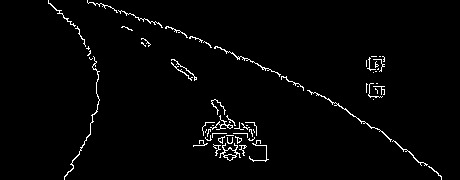
%> input picture ImageProcessing/edges.png, 460 x 180 px
$ octave LaneRANSAC.m   (GNU Octave 9; MATLAB toolbox functions it lacks are replaced by stand-ins)
%> lines starting %> are read from the running program, lines starting %| are printed output that depends on the picture; in (x1, y1, x2, y2) boxes, pixels count from 0 and x2, y2 are one past the last pixel; in counts of white or black regions, pixels touching at a corner belong together; the program's own positions count from 1
### Algorithms/PolynomialRANSAC.m
function Theta_result = PolynomialRANSAC(data, minInliers, errorThreshold, iterations)
%% Perform 5-point RANSAC
N = size(data,1);
Theta_best = [0,0,0];
Performance_best = 0;

for (n = 1:iterations)
% Step 1: Pick 5 random points
    r = ceil(rand(5,1)*N);
    points = data(r,:);
% Step 2: Estimate polynomial parameters based on these 5 points
    X = [points(:,1).^2, points(:,1), ones(5,1)];
    Y = points(:,2);
    X_inv = (X' * X)^-1 * X'; % compute psuedoinverse
    Theta = X_inv * Y; %  to find MSE estimate

% Step 3: Evaluate model parameters against the rest of the points in the dataset
    evalPoints = data;
    evalPoints(r,:) = []; % remove points used for estimation
    %modelEvalX = linspace(1,size(In,2),size(In,2))';
    modelEvalY = polyval(Theta', evalPoints(:,1));

    error = (modelEvalY - evalPoints(:,2)) .^ 2;

    inliers = [];
    for (i = 1:size(evalPoints,1))
        if (error(i) < errorThreshold)
            inliers = [inliers; evalPoints(i,:)];
        end
    end

% Step 4: Compare with previous results
    if (length(inliers) > minInliers)
        % We have a model which is likely a good match, now perform
        % parameter estimation with all points within inliner set and
        % the previous evaluation points
        points = [inliers; data(r,:)];
        X = [points(:,1).^2, points(:,1), ones(length(points),1)];
        Y = points(:,2);
        X_inv = (X' * X)^-1 * X'; % compute psuedoinverse
        Theta = X_inv * Y; %  to find MSE estimate

        % Calculate a total performance measure of how well this model fits
        % this point set (not the removed outliers)
        modelEvalY = polyval(Theta', points(:,1));
        error = (modelEvalY - points(:,2)) .^ 2;
        %performance = sum(1./error);
        performance = length(inliers);

        if (performance > Performance_best)
            Theta_best = Theta;
            Performance_best = performance;
% [10 lines of commented-out code are left out]
        end
    end
end

Theta_result = Theta_best;

### Algorithms/LaneRANSAC.m
In = imread('edges.png');
%> In is the input picture: size 180x460 uint8; 2.2% white in thin lines or dots, all inside (x1, y1, x2, y2) = (48, 0, 442, 180)
In(120:170,190:270) = 0;
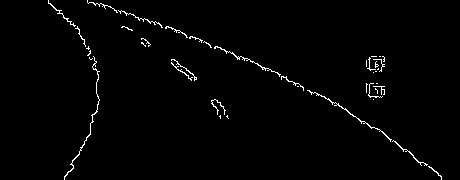
%> In: size 180x460 uint8; 1.5% white in thin lines or dots, all inside (x1, y1, x2, y2) = (48, 0, 442, 180)

%%
figure(1);
[Xpos Ypos] = meshgrid(1:size(In,2), 1:size(In,1));
Edges = find(In > 0);
%> Edges = 1240 values from 8641 to 79560
meas = [Xpos(Edges) Ypos(Edges)];
%> meas = 1240 rows, first 12: [49 1; 49 2; 49 3; 49 4; 50 4; 51 4; 51 5; 52 5; 52 6; 53 6; 53 7; 54 7]

plot(meas(:,1), -meas(:,2), '.')
axis equal;

TopLines = meas(find(meas(:,2) < 5),:);
%> TopLines = 21 rows, first 12: [49 1; 49 2; 49 3; 49 4; 50 4; 51 4; 88 1; 88 2; 88 3; 89 4; 90 3; 91 3]
TopCenter = (min(TopLines(:,1)) + max(TopLines(:,1))) / 2;
%> TopCenter = 75.5
Center = (min(meas(:,1)) + max(meas(:,1))) / 2;
%> Center = 245.5
BottomCenter = Center;
%> BottomCenter = 245.5
Mid = (TopCenter + BottomCenter) / 2;
%> Mid = 160.5

% Left side
measLeft = meas(find(meas(:,1) < Mid),:);
%> measLeft = 444 rows, first 12: [49 1; 49 2; 49 3; 49 4; 50 4; 51 4; 51 5; 52 5; 52 6; 53 6; 53 7; 54 7]

hold on;
plot(measLeft(:,1), -measLeft(:,2), 'r.')
hold off;
axis equal;

measRight = meas(find(meas(:,1) > Mid),:);
%> measRight = 796 rows, first 12: [161 25; 161 26; 162 26; 162 27; 162 28; 163 28; 166 28; 166 29; 167 27; 167 28; 167 29; 168 27]

hold on;
plot(measRight(:,1), -measRight(:,2), 'g.')
hold off;
axis equal;

%%
% [8 lines of commented-out code are left out]
axis equal;
xlim([0 460])
ylim([-180 0])
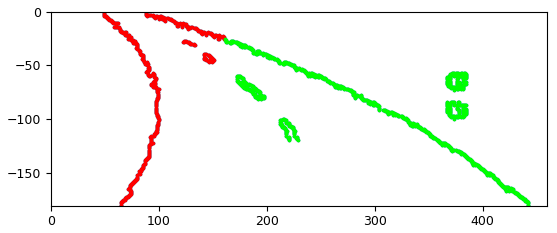
%> figure redrawn from the program's plot data

%% Perform RANSAC for estimation of parameters for Polynomial fit
% Swap x and y axis for better estimation
measLeft = [measLeft(:,2) measLeft(:,1)];
%> measLeft = 444 rows, first 12: [1 49; 2 49; 3 49; 4 49; 4 50; 4 51; 5 51; 5 52; 6 52; 6 53; 7 53; 7 54]
measRight = [measRight(:,2) measRight(:,1)];
%> measRight = 796 rows, first 12: [25 161; 26 161; 26 162; 27 162; 28 162; 28 163; 28 166; 29 166; 27 167; 28 167; 29 167; 27 168]

ThetaLeft = PolynomialRANSAC(measLeft, 10, 10, 500);
%> in PolynomialRANSAC, `N = size(data,1);`: N = 444
%> the loop in PolynomialRANSAC, `for (n = 1:iterations)` made 500 passes
%> Theta_best on passes 1, 3, 5, 14, 24, 38: [0.0014; -0.359; 111], [0.000577; -0.461; 134.4], [-0.00152; -0.0276; 119.1], [-0.00526; 0.978; 53.1], [-0.00598; 1.11; 47.44], [-0.00579; 1.09; 48.15]
%> after the loop in PolynomialRANSAC, `for (n = 1:iterations)`: Performance_best = 245; Theta_best = [-0.0058; 1.09; 48.2]; evalPoints = 439 rows, first 12: [1 49; 2 49; 3 49; 4 49; 4 50; 4 51; 5 51; 5 52; 6 52; 6 53; 7 53; 7 54]; performance = 102
%> in PolynomialRANSAC, `Theta_result = Theta_best;`: Theta_result = [-0.0058; 1.09; 48.2]
%> ThetaLeft = [-0.0058; 1.09; 48.2]
ThetaRight = PolynomialRANSAC(measRight, 10, 10, 500);
%> the loop in PolynomialRANSAC (call 2), `for (n = 1:iterations)` made 500 passes
%> Theta_best on passes 1, 6, 7, 14, 24, 38: [-0.106; 16.28; -225.2], [-0.0212; 5.97; -31.99], [0.00807; -1.33; 426.1], [-0.0045; 2.77; 91.06], [-0.00506; 2.83; 94.48], [-0.00533; 2.9; 91.16]
%> after the loop in PolynomialRANSAC (call 2), `for (n = 1:iterations)`: Performance_best = 376; Theta_best = [-0.00498; 2.83; 94.29]; evalPoints = 791 rows, first 12: [25 161; 26 161; 26 162; 27 162; 28 162; 28 163; 28 166; 29 166; 27 167; 28 167; 29 167; 27 168]; performance = 87
%> ThetaRight = [-0.00498; 2.83; 94.29]

%%
figure(2);
y1 = linspace(1,size(In,1),size(In,1));
%> y1 = 180 values from 1 to 180
x1 = polyval(ThetaLeft',y1);
%> x1 = 180 values, max 99.4 at index 94, min 49.29 at index 1, mean 83.68
plot(measLeft(:,2), -measLeft(:,1), 'r.')
hold on
plot(x1, -y1)
%plot(modelEvalX, -modelEvalY);
%plot(inliers(:,1), -inliners(:,2), 'gx')
hold off
axis equal;
xlim([0 460])
ylim([-180 0])
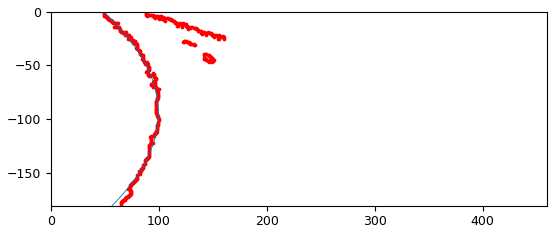
%> figure redrawn from the program's plot data

%%
figure(3);
y1 = linspace(1,size(In,1),size(In,1));
x1 = polyval(ThetaRight',y1);
%> x1 = 180 values from 97.11 to 441.9
plot(measRight(:,2), -measRight(:,1), 'g.')
hold on
plot(x1, -y1)
%plot(modelEvalX, -modelEvalY);
%plot(inliers(:,1), -inliners(:,2), 'gx')
hold off
axis equal;
xlim([0 460])
ylim([-180 0])
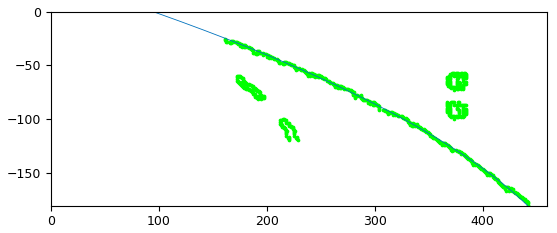
%> figure redrawn from the program's plot data; curve peaks at x = 97.11, y = -1
